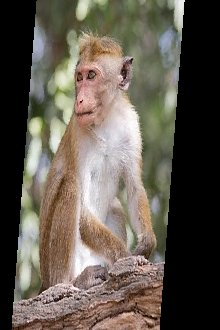
#> input picture monkey_distorted.jpg, 220 x 330 px, found by its file name
$ python Image_Registration_using_Homography_OpenCV_L14_main.py
#> lines starting #> are read from the running program, lines starting #| are printed output that depends on the picture
#Image registration is one of the common tasks performed by microscopists
# working with 3D data sets. There are excellent algorithms available for
# registration. Homography allows image registration by using descriptors
# of keypoints generated by SIFT, SURF, ORB or similar keypoint descriptors.


# 1. Import 2 images
# 2. convert into gray scale
# 3. Initiate the ORB detector
# 4. Find the key points and describe them
# 5. Match keypoints - Brute force matcher
# 6. RANSAC (reject the bad keypoints)
# 7. Register two images (use homology)


import numpy as np
import cv2
from matplotlib import pyplot as plt

img1 = cv2.imread('E:\Research\IMG Processing\Image Processing using Python/monkey_distorted.jpg') # Image to be registered
#> img1 is the input picture: shape (330, 220, 3); mean B, G, R 79, 89.4, 97
img2 = cv2.imread('E:\Research\IMG Processing\Image Processing using Python/monkey.jpg') # Reference image
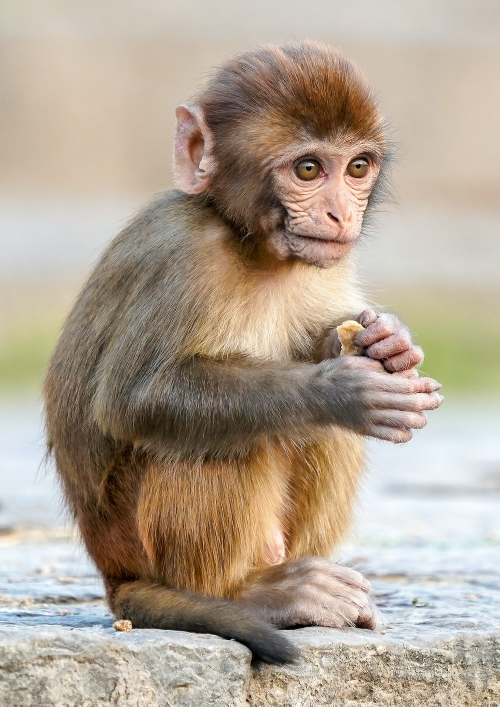
#> input picture monkey.jpg, 1000 x 1413 px, found by its file name (shown at 1/2 size)
#> img2 is the input picture: shape (1413, 1000, 3); mean B, G, R 146.9, 163.1, 177
img2 = cv2.resize(img2, (220,330))
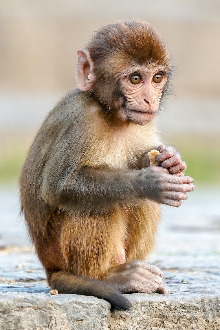
#> img2: shape (330, 220, 3); mean B, G, R 146.8, 163, 176.9

gray1 = cv2.cvtColor(img1, cv2.COLOR_BGR2GRAY)
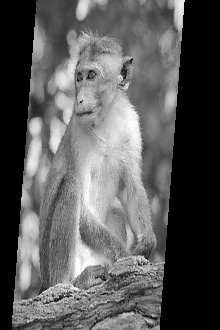
#> gray1: shape (330, 220); min 0, max 255, mean 90.5
gray2 = cv2.cvtColor(img2, cv2.COLOR_BGR2GRAY)
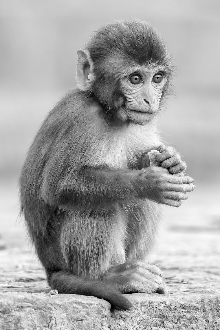
#> gray2: shape (330, 220); min 0, max 254, mean 165.3

orb = cv2.ORB_create(50)

kp1, des1 = orb.detectAndCompute(gray1, None)
#> kp1 = 47 keypoints; strongest (x, y, size): (138, 264, 31), (140, 265, 31), (146, 260, 31), (145, 258, 31)
kp2, des2 = orb.detectAndCompute(gray2, None)
#> kp2 = 47 keypoints; strongest (x, y, size): (60, 293, 31), (56, 291, 31), (137, 77, 31), (161, 293, 31)

matcher = cv2.DescriptorMatcher_create(cv2.DescriptorMatcher_BRUTEFORCE_HAMMING)

matches = matcher.match(des1, des2, None)
#> matches = 47 matches

matches = sorted(matches, key = lambda x:x.distance)

points1 = np.zeros((len(matches),2), dtype=np.float32)
#> points1 = 47 pairs, first value 0 to 0, second value 0 to 0
points2 = np.zeros((len(matches),2), dtype=np.float32)
#> points2 = 47 pairs, first value 0 to 0, second value 0 to 0

for i, match in enumerate(matches):
    points1[i, :] = kp1[match.queryIdx].pt
    points2[i, :] = kp2[match.trainIdx].pt
#> this loop made 47 passes
#> after the loop, points1 = 47 pairs, first value 44 to 147.2, second value 58.8 to 292; points2 = 47 pairs, first value 53 to 171, second value 63.36 to 294

h, mask = cv2.findHomography(points1, points2, cv2.RANSAC)
#> h = [[-1.14, 0.348, 119.5], [-1.1, 0.614, 90.81], [-0.00964, 0.00295, 1]]; mask = 47 values, max 1 at index 1, min 0 at index 0, mean 0.17

height, width, channels = img2.shape
#> height = 330; width = 220; channels = 3

img1Reg = cv2.warpPerspective(img1, h, (width, height))
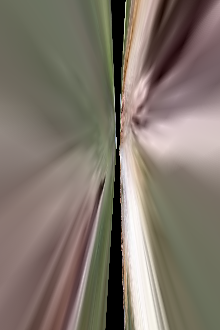
#> img1Reg: shape (330, 220, 3); mean B, G, R 106.8, 117, 127.1
img3 = cv2.drawMatches(img1, kp1, img2, kp2, matches[:10], None)
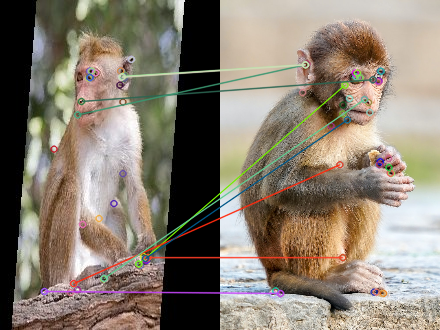
#> img3: shape (330, 440, 3); mean B, G, R 113.4, 126.8, 137.2

cv2.imshow('Key Points Matches', img3)
cv2.imshow('Registered Image', img1Reg)

# [12 lines of commented-out code are left out]
cv2.waitKey(0)
